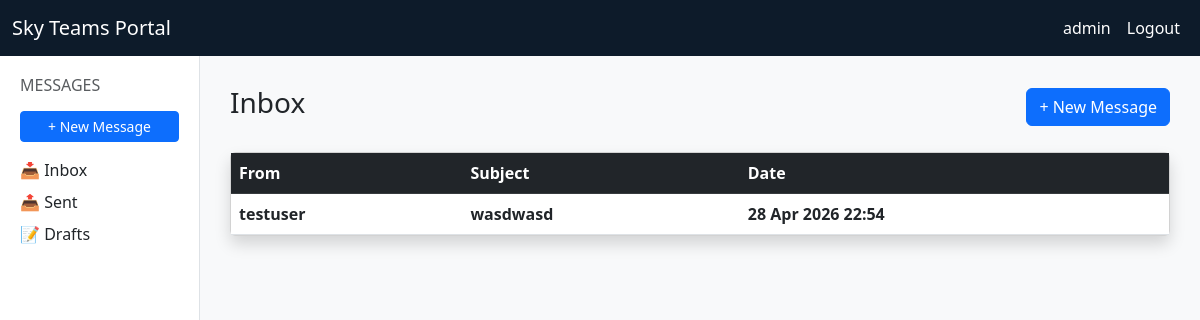
The page /messaging/ (signed in) on the database as committed earlier.
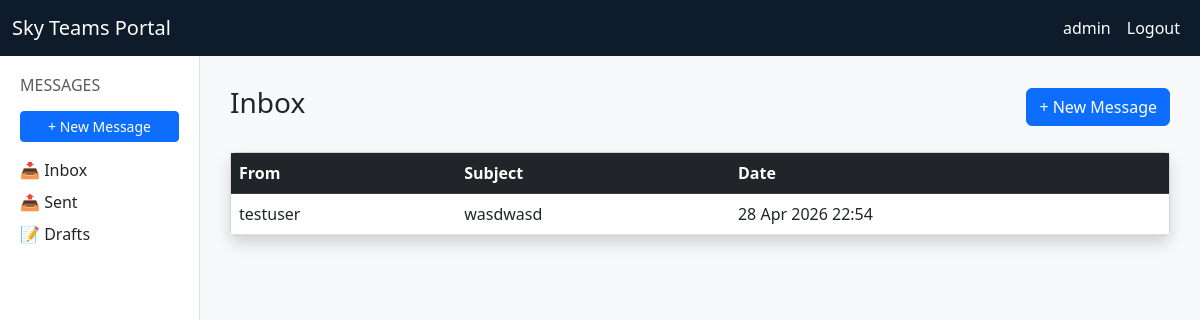
The same page on the database as committed later.
### accounts/models.py (models this page shows, shortened)
class CustomUser(AbstractUser):
    email = models.EmailField(unique=True)

### messaging/models.py (models this page shows, shortened)
class Message(models.Model):
    sender = models.ForeignKey(
        settings.AUTH_USER_MODEL,
        on_delete=models.CASCADE,
        related_name='sent_messages'
    )
    recipients = models.ManyToManyField(
        settings.AUTH_USER_MODEL,
        related_name='received_messages'
    )
    subject = models.CharField(max_length=255)
    body = models.TextField()
    created_at = models.DateTimeField(auto_now_add=True)
    is_draft = models.BooleanField(default=False)
    is_read = models.BooleanField(default=False)
    class Meta:
        ordering = ['-created_at']

### messaging/views.py (the view)
# urls.py: path('', views.inbox, name='inbox'),
@login_required
def inbox(request):
    received = Message.objects.filter(
        recipients=request.user,
        is_draft=False
    )
    return render(request, 'messaging/inbox.html', {'messages_list': received})

### templates/messaging/inbox.html
{% extends 'base.html' %}
{% block content %}
<div class="d-flex justify-content-between align-items-center mb-4">
    <h3>Inbox</h3>
    <a href="{% url 'compose' %}" class="btn btn-primary">+ New Message</a>
</div>
<div class="card shadow">
    <div class="card-body p-0">
        <table class="table table-hover mb-0">
            <thead class="table-dark">
                <tr>
                    <th>From</th>
                    <th>Subject</th>
                    <th>Date</th>
                </tr>
            </thead>
            <tbody>
                {% for msg in messages_list %}
                <tr class="message-row {% if not msg.is_read %}unread{% endif %}"
                    onclick="window.location='{% url 'view_message' msg.pk %}'">
                    <td>{{ msg.sender.username }}</td>
                    <td>{{ msg.subject }}</td>
                    <td>{{ msg.created_at|date:"d M Y H:i" }}</td>
                </tr>
                {% empty %}
                <tr>
                    <td colspan="3" class="text-center text-muted py-4">No messages in your inbox.</td>
                </tr>
                {% endfor %}
            </tbody>
        </table>
    </div>
</div>
{% endblock %}

### templates/base.html (shortened to what this page needs)
<!DOCTYPE html>
<html lang="en">
<head>
    <link href="https://cdn.jsdelivr.net/npm/bootstrap@5.3.0/dist/css/bootstrap.min.css" rel="stylesheet">
</head>
<body>
<nav class="navbar navbar-expand-lg">
    <div class="container-fluid">
        <a class="navbar-brand" href="/">Sky Teams Portal</a>
        <div class="collapse navbar-collapse">
            <ul class="navbar-nav ms-auto">
                {% if user.is_authenticated %}
                <li class="nav-item"><a class="nav-link" href="{% url 'profile' %}">{{ user.username }}</a></li>
                <li class="nav-item"><a class="nav-link" href="{% url 'logout' %}">Logout</a></li>
                {% else %}
                <li class="nav-item"><a class="nav-link" href="{% url 'login' %}">Login</a></li>
                <li class="nav-item"><a class="nav-link" href="{% url 'register' %}">Register</a></li>
                {% endif %}
            </ul>
        </div>
    </div>
</nav>
<div class="container-fluid">
    <div class="row">
        {% if user.is_authenticated %}
        <div class="col-md-2 sidebar">
            <h6 class="text-muted mb-3">MESSAGES</h6>
            <a href="{% url 'compose' %}" class="btn btn-primary btn-sm w-100 mb-3">+ New Message</a>
            <ul class="list-unstyled">
                <li><a href="{% url 'inbox' %}" class="text-decoration-none text-dark">📥 Inbox</a></li>
                <li class="mt-2"><a href="{% url 'sent' %}" class="text-decoration-none text-dark">📤 Sent</a></li>
                <li class="mt-2"><a href="{% url 'drafts' %}" class="text-decoration-none text-dark">📝 Drafts</a></li>
            </ul>
        </div>
        {% endif %}
        <div class="col-md-{% if user.is_authenticated %}10{% else %}12{% endif %} main-content">
            {% block content %}{% endblock %}
        </div>
    </div>
</div>
</body>
</html>

### templates/base.html (style rules this page uses)
body { background-color: #f8f9fa; }
.navbar { background-color: #0d1b2a; }
.navbar-brand, .nav-link { color: #ffffff !important; }
.sidebar { background-color: #ffffff; border-right: 1px solid #dee2e6; min-height: calc(100vh - 56px); padding: 20px; }
.main-content { padding: 30px; }

Rows that differ between the two databases and show on the page:
changed Message "wasdwasd": is_read False → True (drawn)
